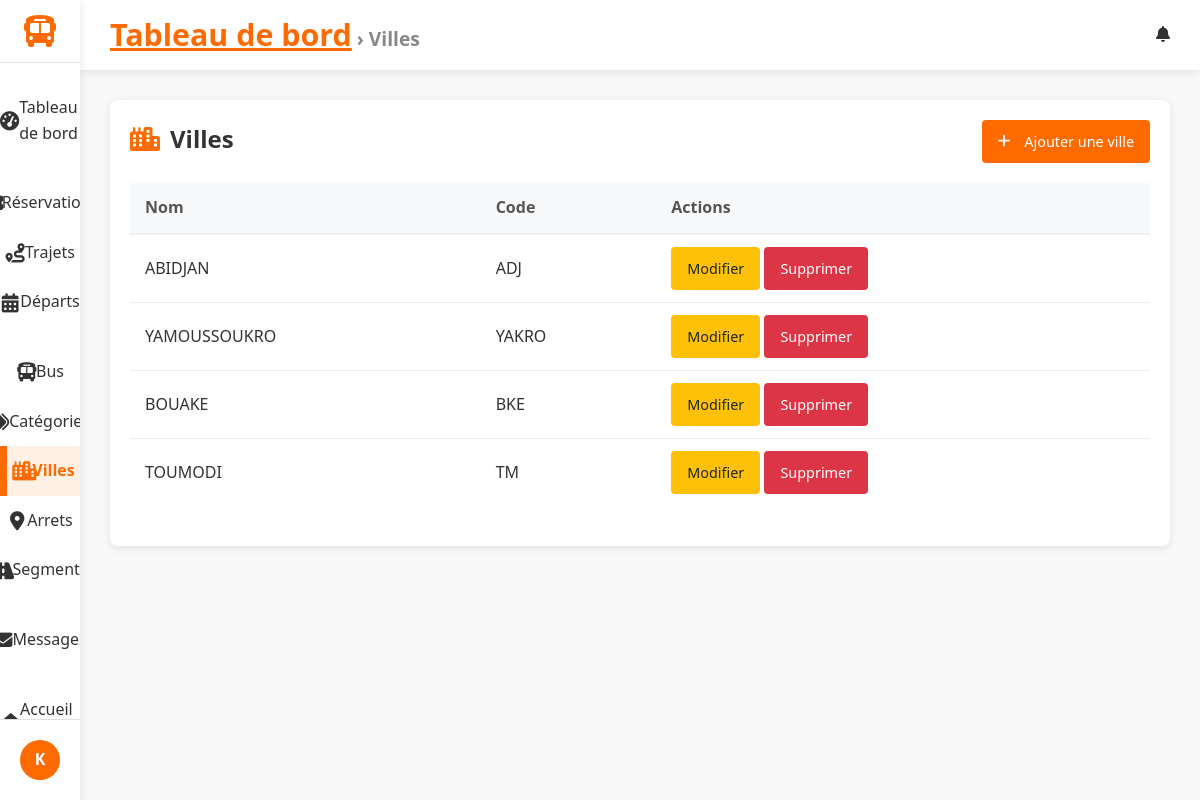
The app's page /dashboard/villes/ (signed in), older data.
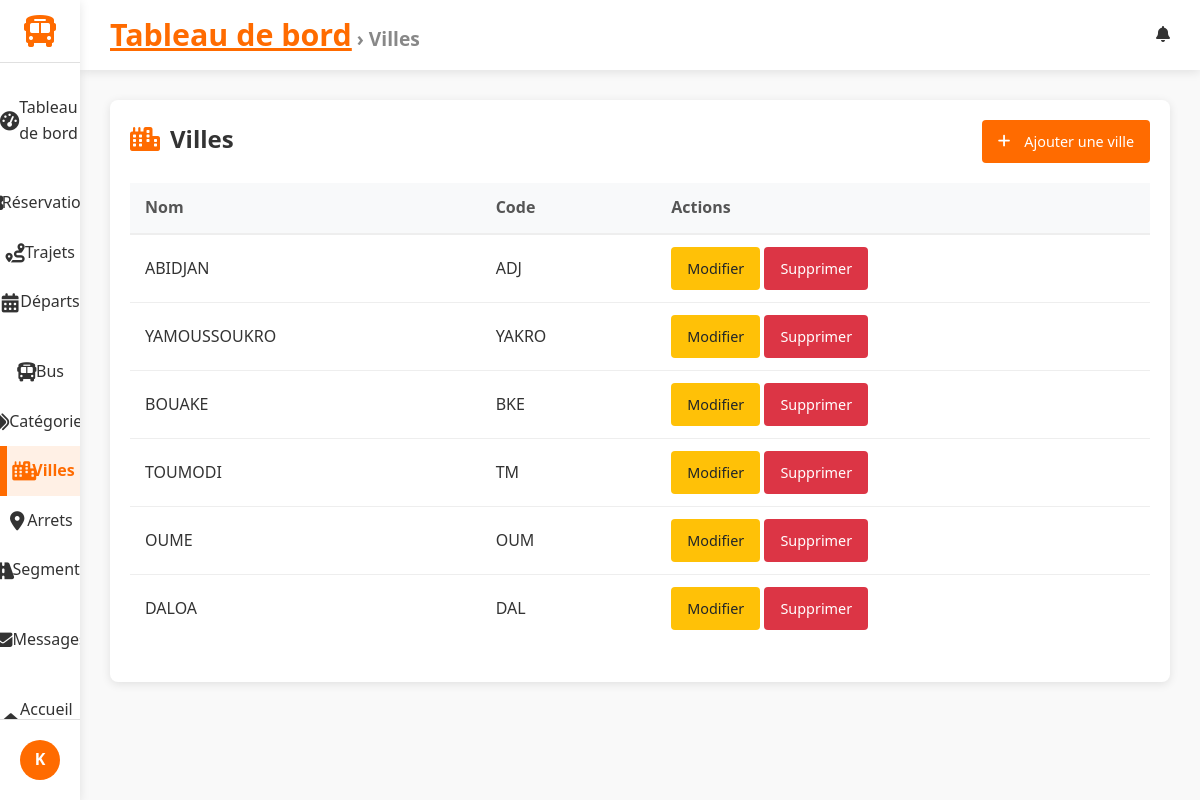
The same page, newer data.
### trips/models.py (models this page shows, shortened)
class Ville(models.Model):
    nom = models.CharField(max_length=100)
    code = models.CharField(max_length=10, unique=True)

### gareci_admin/views.py (the view)
# urls.py: path("villes/", VilleListView.as_view(), name="ville_list"),
class VilleListView(StaffRequiredMixin, ActiveTabMixin, BreadcrumbMixin, ListView):
    model = Ville
    template_name = "dashboard/ville_list.html"
    active_tab_value = "villes"
    breadcrumb_title = "Villes"

### gareci_admin/utils.py (called while the page is built)
    def test_func(self):
        return self.request.user.is_staff

    def get_context_data(self, **kwargs):
        context = super().get_context_data(**kwargs)
        if self.active_tab_value:
            context['active_tab'] = self.active_tab_value
        return context

    def get_context_data(self, **kwargs):
        context = super().get_context_data(**kwargs)
        if self.breadcrumb_title:
            context['breadcrumb_title'] = self.breadcrumb_title
        return context

### gareci_admin/templates/dashboard/ville_list.html (shortened to what this page needs)
{% extends 'dashboard/dashboard_base.html' %}
{% block content %}
<div class="trips-container">
    <div class="trips-header">
        <h2><i class="fas fa-city"></i> Villes</h2>
        <a href="{% url 'dashboard:ville_add' %}" class="btn btn-primary"><i class="fas fa-plus"></i> Ajouter une ville</a>
    </div>
    <table class="trips-table">
        <thead><tr><th>Nom</th><th>Code</th><th>Actions</th></tr></thead>
        <tbody>
            {% for ville in object_list %}
            <tr>
                <td>{{ ville.nom }}</td>
                <td>{{ ville.code }}</td>
                <td>
                    <a href="{% url 'dashboard:ville_edit' ville.pk %}" class="btn btn-sm btn-warning">Modifier</a>
                    <a href="{% url 'dashboard:ville_delete' ville.pk %}" class="btn btn-sm btn-danger">Supprimer</a>
                </td>
            </tr>
            {% empty %}
            <tr><td colspan="3">Aucune ville.</td></tr>
            {% endfor %}
        </tbody>
    </table>
</div>
{% endblock %}

Row changes from the older to the newer data that the page shows:
added Ville: nom "OUME", code "OUM"
added Ville: nom "DALOA", code "DAL"
